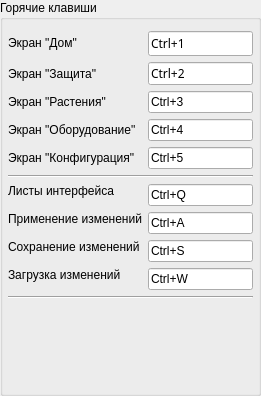
             <widget class="QGroupBox" name="box_CfgKeyboardSeqEdit">
              <property name="geometry">
               <rect>
                <x>360</x>
                <y>10</y>
                <width>261</width>
                <height>396</height>
               </rect>
              </property>
              <property name="title">
               <string>Горячие клавиши</string>
              </property>
              <layout class="QFormLayout" name="formLayout_2">
               <property name="leftMargin">
                <number>5</number>
               </property>
               <property name="rightMargin">
                <number>5</number>
               </property>
               <item row="0" column="0">
                <widget class="QLabel" name="lbl_ReadOnly17">
                 <property name="text">
                  <string>Экран &quot;Дом&quot;</string>
                 </property>
                </widget>
               </item>
               <item row="0" column="1">
                <widget class="QKeySequenceEdit" name="keySequenceEdit">
                 <property name="maximumSize">
                  <size>
                   <width>16777215</width>
                   <height>30</height>
                  </size>
                 </property>
                 <property name="font">
                  <font>
                   <family>Segoe UI Semilight</family>
                   <pointsize>9</pointsize>
                   <weight>50</weight>
                   <italic>false</italic>
                   <bold>false</bold>
                  </font>
                 </property>
                 <property name="keySequence">
                  <string>Ctrl+1</string>
                 </property>
                </widget>
               </item>
               <item row="1" column="0">
                <widget class="QLabel" name="lbl_ReadOnly18">
                 <property name="text">
                  <string>Экран &quot;Защита&quot;</string>
                 </property>
                </widget>
               </item>
               <item row="1" column="1">
                <widget class="QKeySequenceEdit" name="keySequenceEdit_2">
                 <property name="sizePolicy">
                  <sizepolicy hsizetype="Expanding" vsizetype="Maximum">
                   <horstretch>0</horstretch>
                   <verstretch>0</verstretch>
                  </sizepolicy>
                 </property>
                 <property name="maximumSize">
                  <size>
                   <width>16777215</width>
                   <height>23</height>
                  </size>
                 </property>
                 <property name="font">
                  <font>
                   <family>Segoe UI Semilight</family>
                   <pointsize>9</pointsize>
                   <weight>50</weight>
                   <italic>false</italic>
                   <bold>false</bold>
                  </font>
                 </property>
                 <property name="keySequence">
                  <string>Ctrl+2</string>
                 </property>
                </widget>
               </item>
               <item row="2" column="0">
                <widget class="QLabel" name="lbl_ReadOnly19">
                 <property name="sizePolicy">
                  <sizepolicy hsizetype="Preferred" vsizetype="Preferred">
                   <horstretch>0</horstretch>
                   <verstretch>0</verstretch>
                  </sizepolicy>
                 </property>
                 <property name="text">
                  <string>Экран &quot;Растения&quot;</string>
                 </property>
                </widget>
               </item>
               <item row="2" column="1">
                <widget class="QKeySequenceEdit" name="keySequenceEdit_3">
                 <property name="keySequence">
                  <string>Ctrl+3</string>
                 </property>
                </widget>
               </item>
               <item row="3" column="0">
                <widget class="QLabel" name="lbl_ReadOnly20">
                 <property name="text">
                  <string>Экран &quot;Оборудование&quot;</string>
                 </property>
                </widget>
               </item>
               <item row="3" column="1">
                <widget class="QKeySequenceEdit" name="keySequenceEdit_4">
                 <property name="keySequence">
                  <string>Ctrl+4</string>
                 </property>
                </widget>
               </item>
               <item row="4" column="0">
                <widget class="QLabel" name="lbl_ReadOnly21">
                 <property name="text">
                  <string>Экран &quot;Конфигурация&quot;</string>
                 </property>
                </widget>
               </item>
               <item row="4" column="1">
                <widget class="QKeySequenceEdit" name="keySequenceEdit_5">
                 <property name="keySequence">
                  <string>Ctrl+5</string>
                 </property>
                </widget>
               </item>
               <item row="6" column="0">
                <widget class="QLabel" name="lbl_ReadOnly22">
                 <property name="sizePolicy">
                  <sizepolicy hsizetype="Preferred" vsizetype="Maximum">
                   <horstretch>0</horstretch>
                   <verstretch>0</verstretch>
                  </sizepolicy>
                 </property>
                 <property name="text">
                  <string>Листы интерфейса</string>
                 </property>
                 <property name="wordWrap">
                  <bool>true</bool>
                 </property>
                </widget>
               </item>
               <item row="6" column="1">
                <widget class="QKeySequenceEdit" name="keySequenceEdit_6">
                 <property name="keySequence">
                  <string>Ctrl+Q</string>
                 </property>
                </widget>
               </item>
               <item row="7" column="0">
                <widget class="QLabel" name="lbl_ReadOnly23">
                 <property name="sizePolicy">
                  <sizepolicy hsizetype="Preferred" vsizetype="Maximum">
                   <horstretch>0</horstretch>
                   <verstretch>0</verstretch>
                  </sizepolicy>
                 </property>
                 <property name="text">
                  <string>Применение изменений</string>
                 </property>
                </widget>
               </item>
               <item row="7" column="1">
                <widget class="QKeySequenceEdit" name="keySequenceEdit_7">
                 <property name="keySequence">
                  <string>Ctrl+A</string>
                 </property>
                </widget>
               </item>
               <item row="8" column="0">
                <widget class="QLabel" name="lbl_ReadOnly24">
                 <property name="sizePolicy">
                  <sizepolicy hsizetype="Preferred" vsizetype="Maximum">
                   <horstretch>0</horstretch>
                   <verstretch>0</verstretch>
                  </sizepolicy>
                 </property>
                 <property name="text">
                  <string>Сохранение изменений</string>
                 </property>
                </widget>
               </item>
               <item row="8" column="1">
                <widget class="QKeySequenceEdit" name="keySequenceEdit_8">
                 <property name="keySequence">
                  <string>Ctrl+S</string>
                 </property>
                </widget>
               </item>
               <item row="9" column="0">
                <widget class="QLabel" name="lbl_ReadOnly25">
                 <property name="sizePolicy">
                  <sizepolicy hsizetype="Preferred" vsizetype="Maximum">
                   <horstretch>0</horstretch>
                   <verstretch>0</verstretch>
                  </sizepolicy>
                 </property>
                 <property name="text">
                  <string>Загрузка изменений</string>
                 </property>
                </widget>
               </item>
               <item row="9" column="1">
                <widget class="QKeySequenceEdit" name="keySequenceEdit_9">
                 <property name="keySequence">
                  <string>Ctrl+W</string>
                 </property>
                </widget>
               </item>
               <item row="5" column="0" colspan="2">
                <widget class="Line" name="line_2">
                 <property name="sizePolicy">
                  <sizepolicy hsizetype="Expanding" vsizetype="Fixed">
                   <horstretch>0</horstretch>
                   <verstretch>0</verstretch>
                  </sizepolicy>
                 </property>
                 <property name="orientation">
                  <enum>Qt::Horizontal</enum>
                 </property>
                </widget>
               </item>
               <item row="10" column="0" colspan="2">
                <widget class="Line" name="line">
                 <property name="orientation">
                  <enum>Qt::Horizontal</enum>
                 </property>
                </widget>
               </item>
              </layout>
             </widget>
